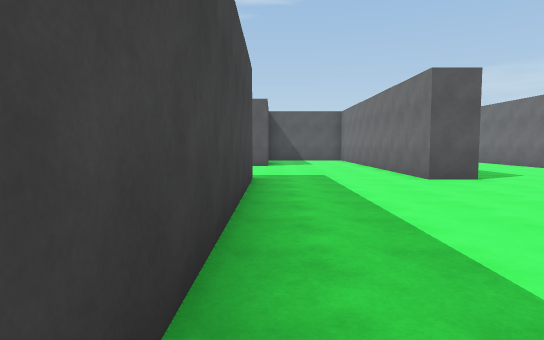
[1] (above)

24 first-person views from a walk through a scene from a Unity 3-D project. The camera is 1.4 m above the floor, tilts 4° down and sees 75° across. The floor is counted in squares, 2 m on a side. Each view is taken from the middle of a square. On the plan, view 1 faces up. The plan holds only what a view shows up to about 11 squares ahead; the rest is blank. The place goes on beyond the plan. The player is left out.

[2]
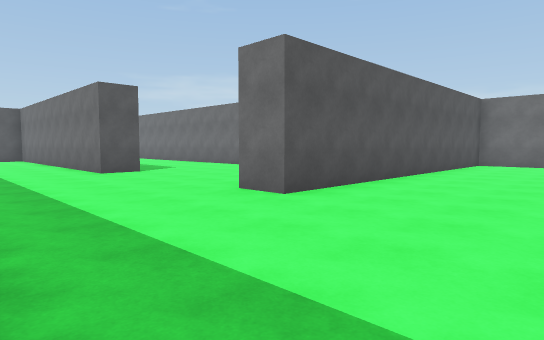

[3]
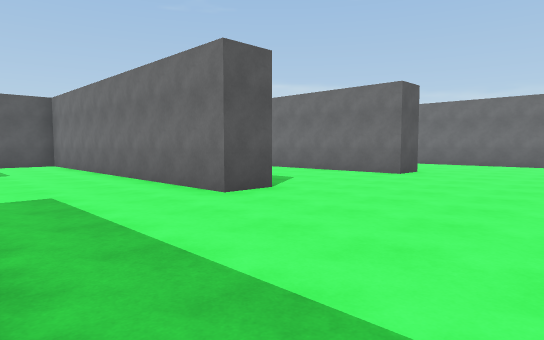

[4]
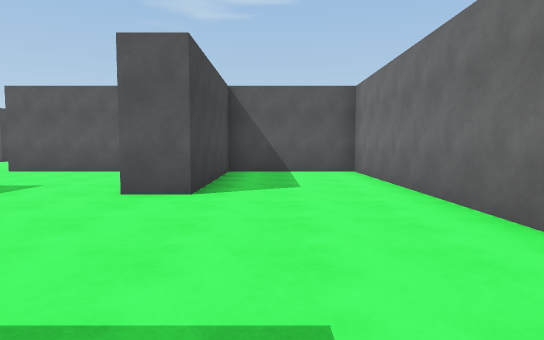

[5]
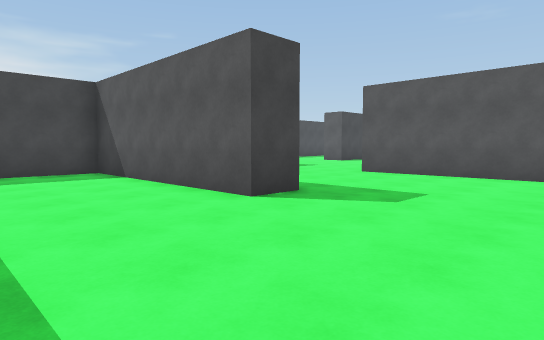

[6]
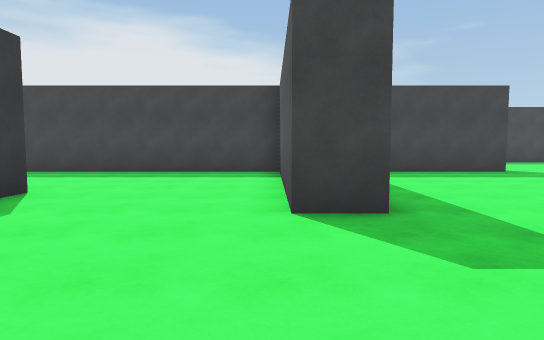

[7]
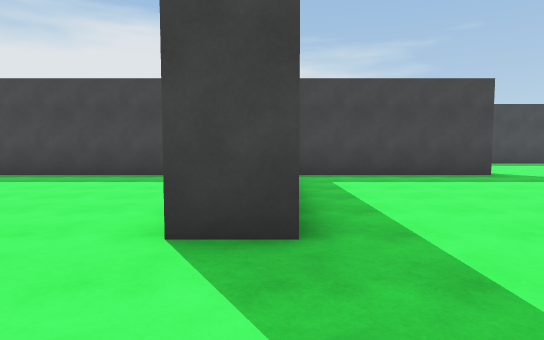

[8]
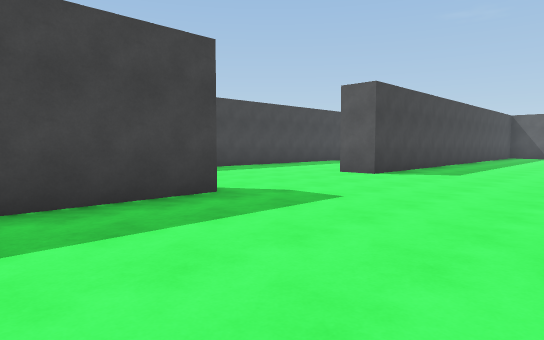

[9]
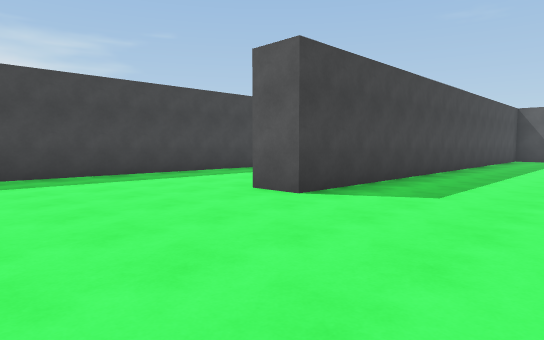

[10]
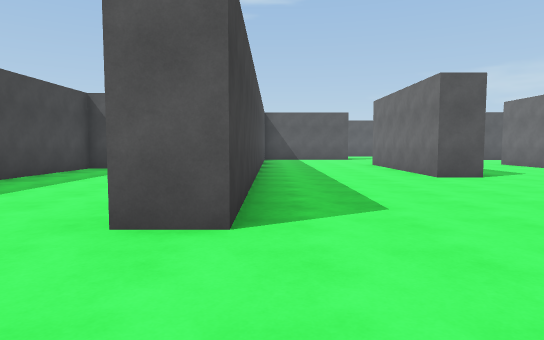

[11]
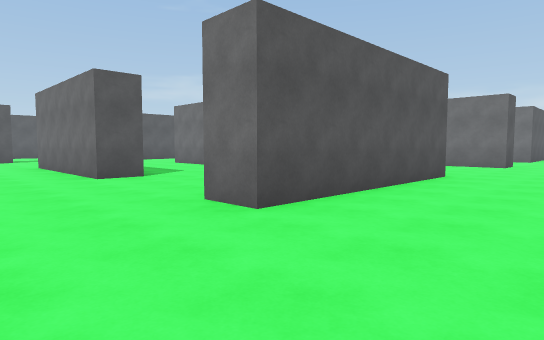

[12]
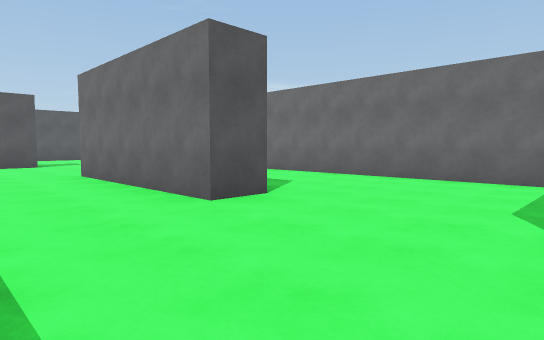

[13]
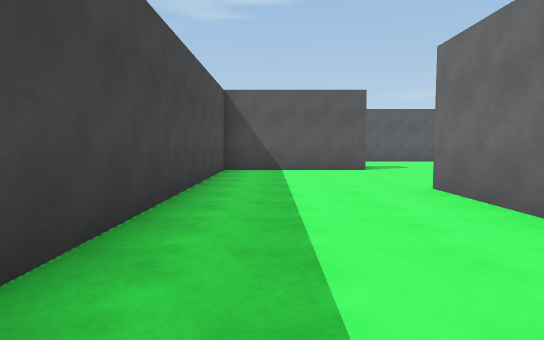

[14]
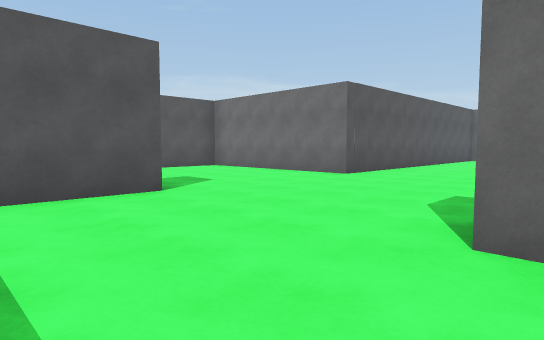

[15]
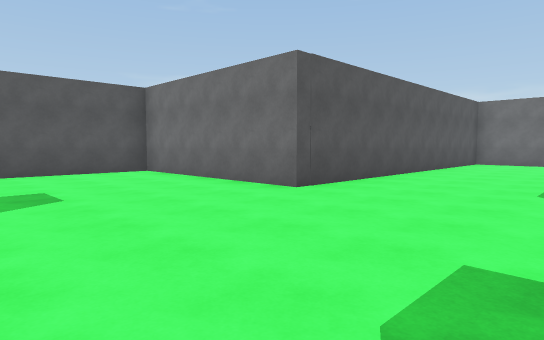

[16]
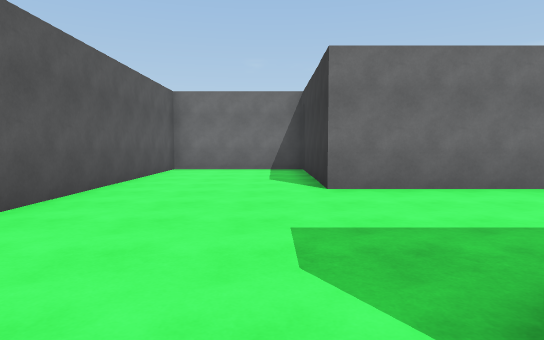

[17]
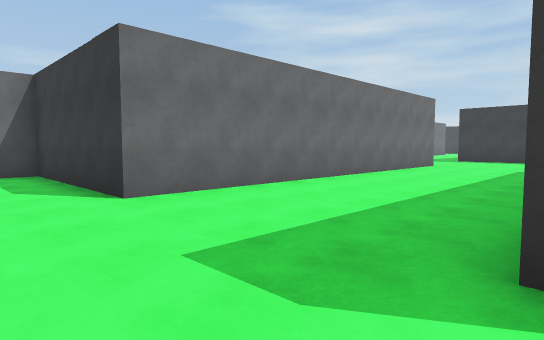

[18]
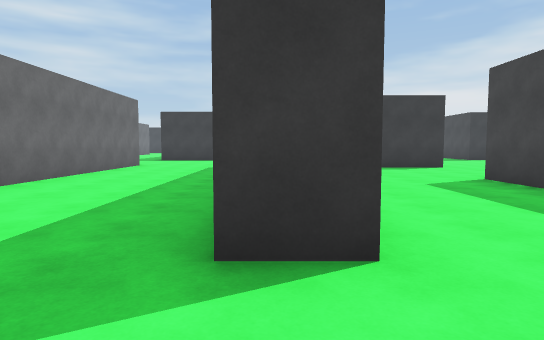

[19]
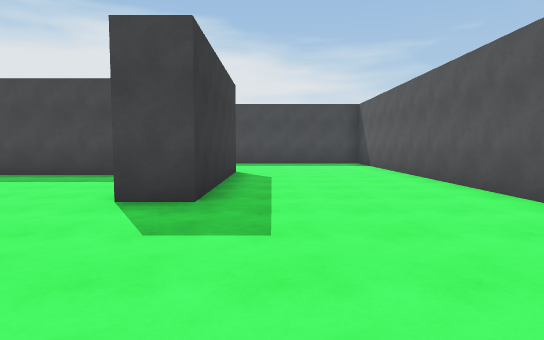

[20]
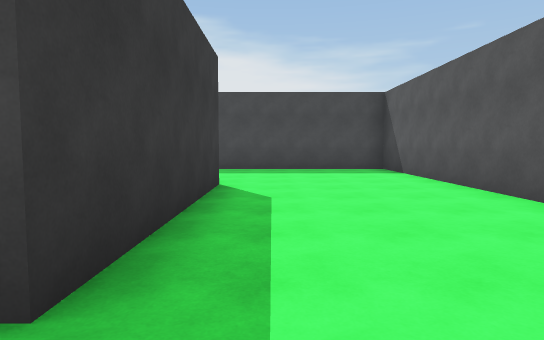

[21]
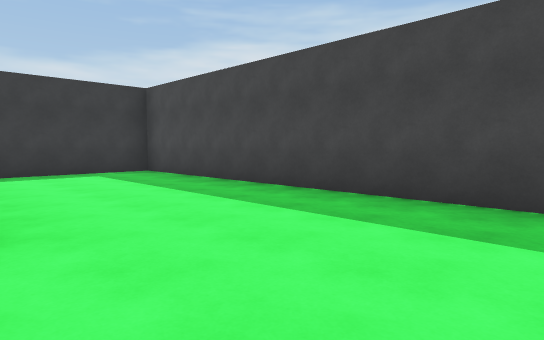

[22]
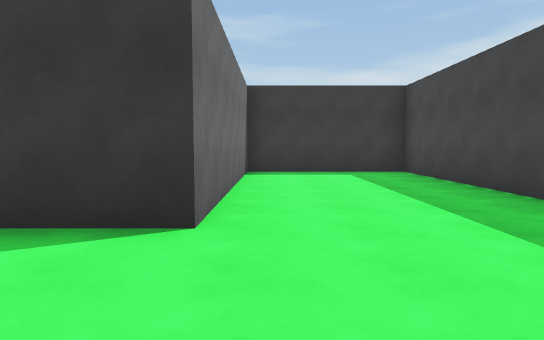

[23]
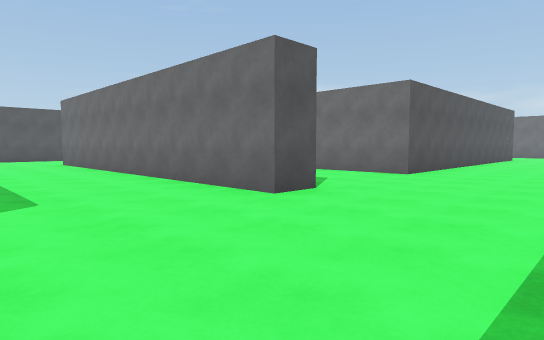

[24]
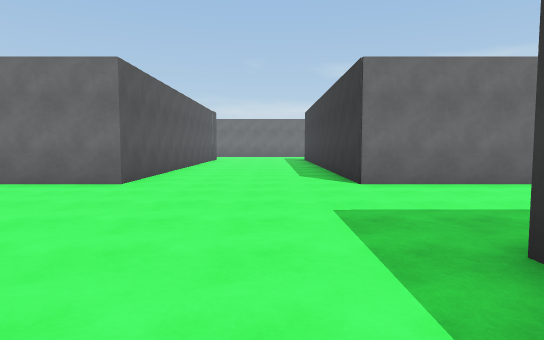

### Floor plan
Points are (right, up) in squares from view 1. A wall is a line through its corners. A room is listed if a view was taken in it or the views show most of it. See-through windows are left out.
Room 1 (views 1, 2, 3, 4, 5, 6, 7, 8, 9, 10, 11, 12, 13, 14, 15, 16, 17, 18, 19, 20, 21, 22, 23, 24)
walls: (-2, 16.4) (-6, 16.4); (-4.6, 12.2) (-4.6, 11.2) (-10.3, 11.2) (-10.3, 4.5); (-0.6, 21.9) (-6.4, 21.9) (-6.4, 22.9); (-10.3, 17.2) (-10.3, 12.6); (-1.6, 23.9) (-1.6, 30.6); (-0.4, 7.4) (-0.4, 0.5); (-6.2, 7.4) (-5.6, 7.4); (4.6, 21.7) (3.6, 21.7) (3.6, 32.1) (8.3, 32.1) (8.3, 35.8) (-1.6, 35.8) (-1.6, 41.3) (-15.5, 41.3) (-15.5, 30.7) (-11.4, 30.7) (-11.4, 37.1) (-6.3, 37.1) (-6.3, 36) (-10.3, 36) (-10.3, 21.9) (-11.4, 21.9); (4.2, 7.2) (3.2, 7.2) (3.2, 16.4) (-0.1, 16.4) (-0.1, 12) (-1.2, 12); (8.3, 14.2) (8.3, 17.4) (13, 17.4); (-5.4, 28.4) (-5.4, 26.7) (-6.4, 26.7) (-6.4, 31.8); (9.4, 6.9) (8.3, 6.9) (8.3, 11.1); (-1.8, 31.9) (-0.6, 31.9); (13, 21.7) (8.3, 21.7) (8.3, 24.5); (-14.9, 29.6) (-15.5, 29.6) (-15.5, 19); (12.1, 1.5) (3.6, 1.5) (3.6, 2.5)

Where each view was taken, in squares from view 1:
view 1: 0 up, 0 right, facing up
view 2: 2 down, 0 right, facing up-right
view 3: 3 up, 0 right, facing up-right
view 4: 7 up, 1 right, facing up
view 5: 8 up, 1 left, facing up-left
view 6: 11 up, 1 left, facing left
view 7: 12 up, 2 left, facing left
view 8: 14 up, 6 left, facing up-left
view 9: 18 up, 7 left, facing up-left
view 10: 19 up, 10 left, facing up
view 11: 19 up, 9 left, facing up-right
view 12: 23 up, 9 left, facing up-right
view 13: 26 up, 9 left, facing up
view 14: 31 up, 9 left, facing up-right
view 15: 32 up, 6 left, facing up-right
view 16: 33 up, 2 left, facing right
view 17: 34 up, 1 left, facing down-right
view 18: 34 up, 1 left, facing down
view 19: 38 up, 2 left, facing left
view 20: 38 up, 5 left, facing left
view 21: 40 up, 11 left, facing down-left
view 22: 40 up, 12 left, facing down
view 23: 18 up, 0 right, facing up-right
view 24: 19 up, 2 right, facing right
